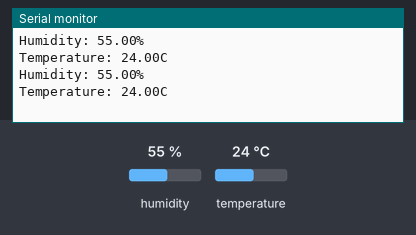
Recording of a sketch running on a simulated ESP8266 (NodeMCU). On the bench: the last lines printed to the serial monitor. Inputs (shaded band) come from the test bench; at power-on: humidity 55 %, temperature 24 °C.

Above: at 4.8 s.
4.9 s: humidity set to 22 %
At 9.1 s:
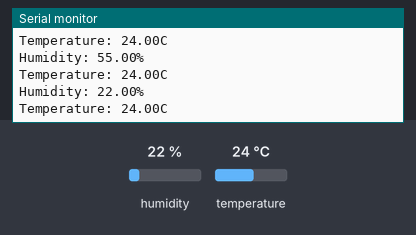
9.9 s: temperature set to 12 °C
At 12.9 s:
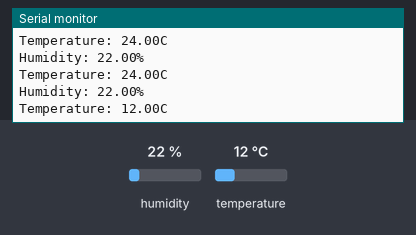
14.9 s: humidity set to 40 %
At 16.9 s:
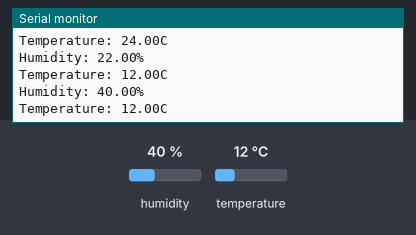
Timing chart, 0 to 18.4 s (numbered marks = the images above; inputs shaded):
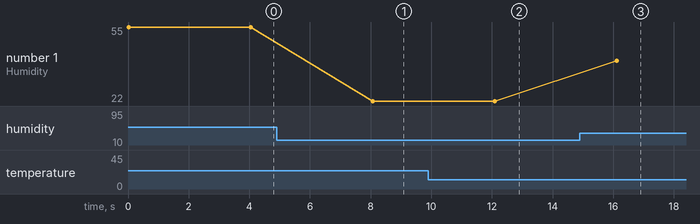

The sketch:

DHT11.ino
```cpp
#include <DHT.h>                // Include DHT sensor library
#define DHTTYPE DHT11        // Define type of sensor
#define DHTPIN  D4              // Define connected pin

DHT dht(DHTPIN, DHTTYPE, 15);   // Initial DHT sensor

void setup()
{
  dht.begin();                  // Start DHT sensor operation
  Serial.begin(115200);         // Start Serial
}
void loop()
{
  if (dht.read()) {
    float humid = dht.readHumidity();     // Read humidity data
    float temp = dht.readTemperature();   // Read temperature data
    Serial.println(String("Humidity: ") + humid + String("%"));       // Show humidity value in %RH
    Serial.println(String("Temperature: ") + temp + String("C"));        // Show temperature value in Celcuis
    delay(2000);
  }
  else{
    Serial.println("Failed to read from sensor");
  }
  delay(2000);
}
```

Measured:
- after the input at 4.9 s, the serial monitor: prints a new line after 3.2 s (image 1)
- after the input at 9.9 s, the serial monitor: prints a new line after 2.2 s (image 2)
- after the input at 14.9 s, the serial monitor: prints a new line after 1.2 s (image 3)
- plotted number 1: 55 → 22 after the input at 4.9 s, 22 → 40 after the input at 14.9 s
